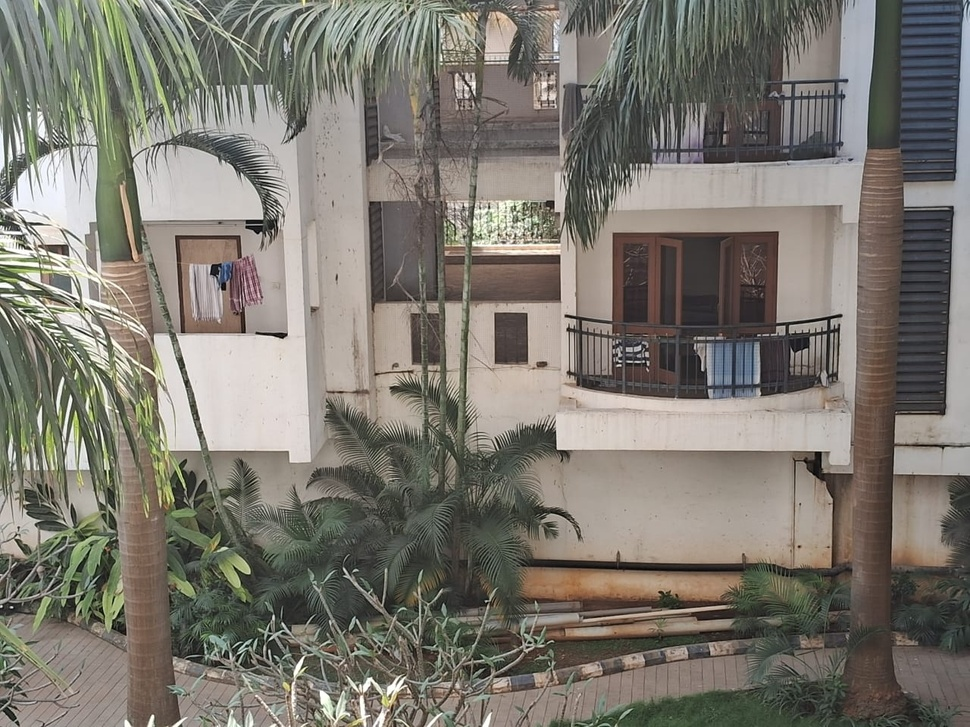
#> input picture input images/Limage1.jpg, 970 x 727 px, shrunk from 1280 x 960 before the run
$ python a1p2_panorama.py
#> lines starting #> are read from the running program, lines starting #| are printed output that depends on the picture
#> further down, image1 is the input picture: shape (727, 970, 3); mean B, G, R 111.3, 120.1, 123.9
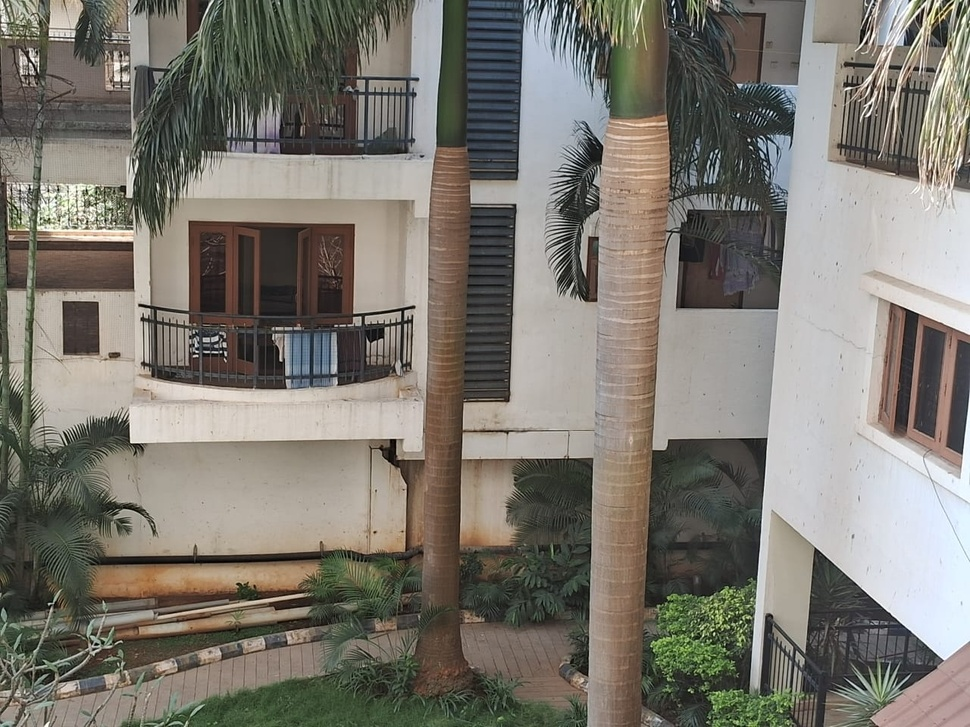
#> input picture input images/Rimage1.jpg, 970 x 727 px, shrunk from 1280 x 960 before the run
#> further down, image2 is the input picture: shape (727, 970, 3); mean B, G, R 111.8, 120.3, 124.2
'''
Panorama creation using SIFT detector in OpenCV. Script written by Abhishek Kumar Singh.
'''

import cv2
import numpy as np
import os

def extract_keypoints_and_descriptors(image):
    # Create SIFT detector object
    sift = cv2.SIFT_create()
    # Convert image to grayscale
    gray = cv2.cvtColor(image, cv2.COLOR_BGR2GRAY)
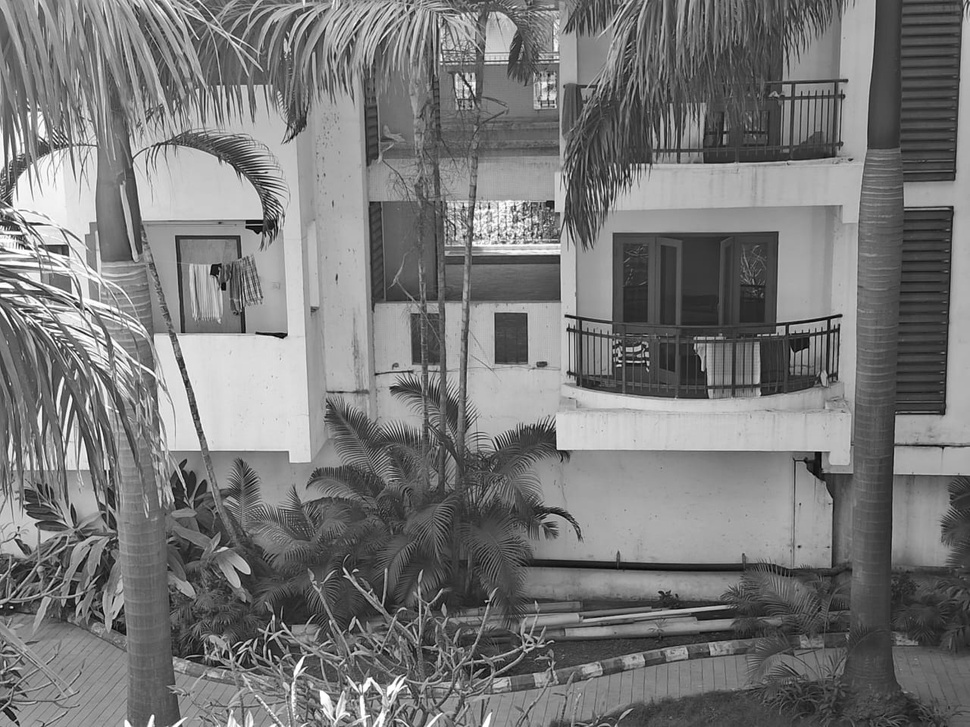
#> gray: shape (727, 970); min 0, max 255, mean 120.2
    # Detect keypoints and compute descriptors
    keypoints, descriptors = sift.detectAndCompute(gray, None)
#> keypoints = 4383 keypoints; strongest (x, y, size): (86, 309, 1.9), (59, 344, 1.9), (489, 207, 1.9), (282, 335, 5.3)
    # Draw keypoints on the image
    image_with_keypoints = cv2.drawKeypoints(image, keypoints, None, color=(0, 255, 0))
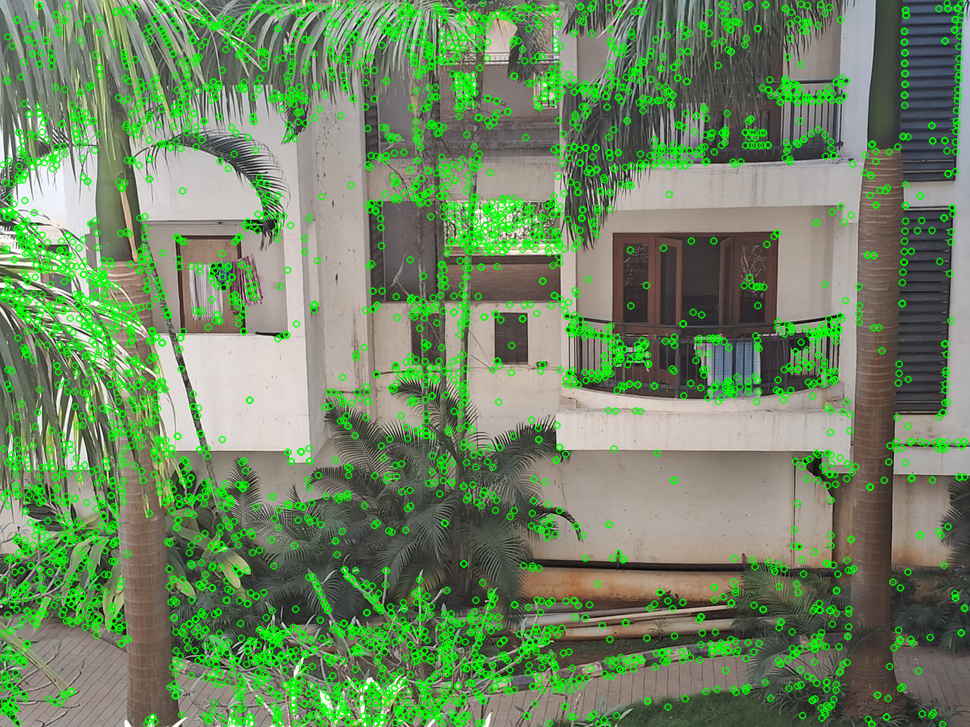
#> image_with_keypoints: shape (727, 970, 3); mean B, G, R 99.5, 135.4, 110.8
    return keypoints, descriptors, image_with_keypoints

def match_keypoints(descriptors1, descriptors2):
    # Create BFMatcher object with L2 norm and cross-check enabled
    matcher = cv2.BFMatcher(cv2.NORM_L2, crossCheck=True)
    # Match descriptors
    matches = matcher.match(descriptors1, descriptors2)
    # Sort matches based on distance (lower distance is better)
    matches = sorted(matches, key=lambda x: x.distance)
    return matches

def stitch_images(image1, image2):
    # Extract keypoints and descriptors from both images
    kp1, des1, img1_kp = extract_keypoints_and_descriptors(image1)
#> kp1 has the same summary as keypoints in extract_keypoints_and_descriptors
    kp2, des2, img2_kp = extract_keypoints_and_descriptors(image2)
#> in extract_keypoints_and_descriptors (call 2), `gray = cv2.cvtColor(image, cv2.COLOR_BGR2GRAY)`:
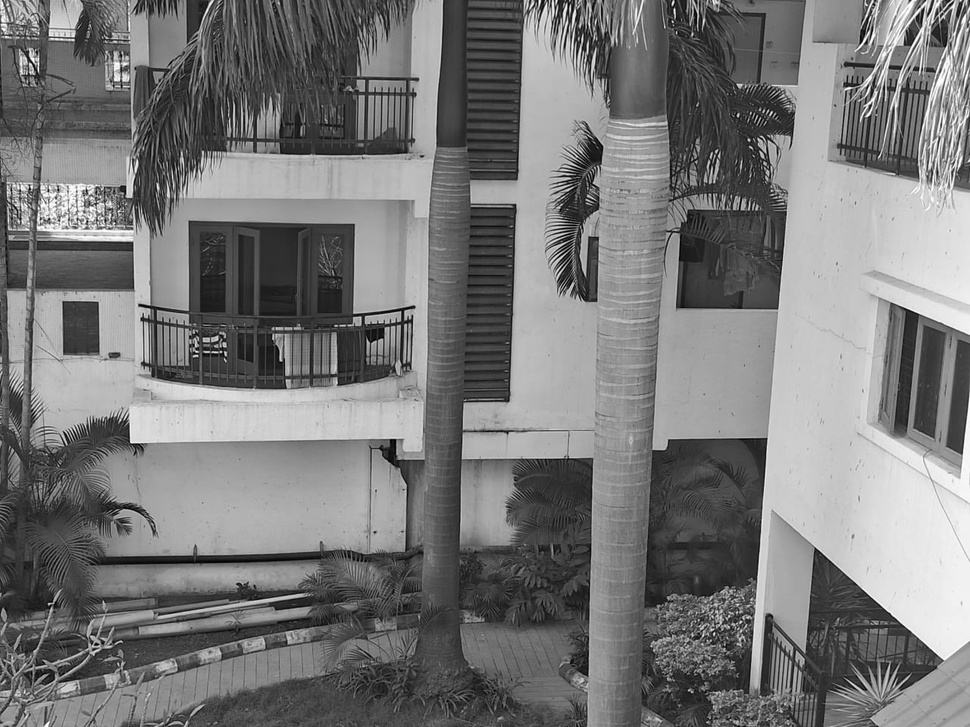
#> gray: shape (727, 970); min 0, max 255, mean 120.5
#> in extract_keypoints_and_descriptors (call 2), `keypoints, descriptors = sift.detectAndCompute(gray, None)`: keypoints = 3371 keypoints; strongest (x, y, size): (673, 3, 1.9), (749, 140, 1.9), (738, 115, 2), (870, 106, 2.1)
#> in extract_keypoints_and_descriptors (call 2), `image_with_keypoints = cv2.drawKeypoints(image, keypoints, None, color..`:
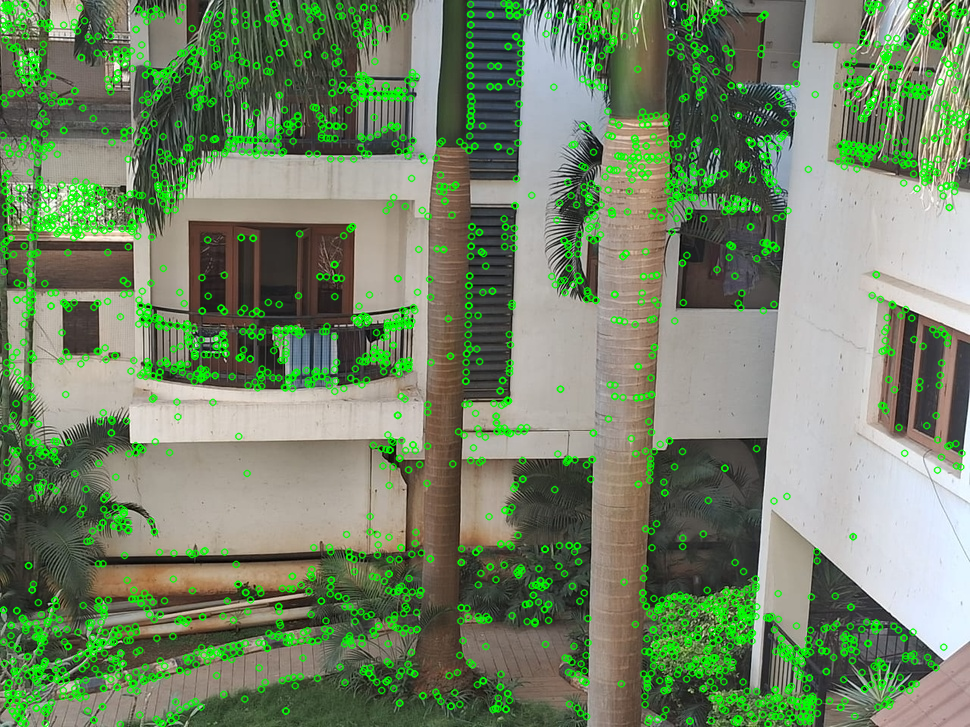
#> image_with_keypoints: shape (727, 970, 3); mean B, G, R 104.1, 133.2, 115.4
#> kp2 has the same summary as keypoints in extract_keypoints_and_descriptors

    # Match keypoints between the two images
    matches = match_keypoints(des1, des2)
#> in match_keypoints, `matches = matcher.match(descriptors1, descriptors2)`: matches = 1319 matches
#> matches = 1319 matches

    # Initialize arrays to hold matched keypoints
    points1 = np.zeros((len(matches), 2), dtype=np.float32)
#> points1 = 1319 pairs, first value 0 to 0, second value 0 to 0
    points2 = np.zeros((len(matches), 2), dtype=np.float32)
#> points2 has the same summary as points1

    # Extract location of good matches
    for i, match in enumerate(matches):
        points1[i, :] = kp1[match.queryIdx].pt
        points2[i, :] = kp2[match.trainIdx].pt
#> after the loop, points1 = 1319 pairs, first value 2.98 to 961.2, second value 2.43 to 724.2; points2 = 1319 pairs, first value 2.5 to 966.2, second value 2.53 to 723.9

    # Find homography matrix using RANSAC
    h, mask = cv2.findHomography(points2, points1, cv2.RANSAC)
#> h = [[0.798, 0.000372, 438.4], [-0.0742, 0.944, 29.21], [-0.000211, 1.66e-06, 1]]; mask = 1319 values, max 1 at index 0, min 0 at index 47, mean 0.475

    # Get dimensions of the first image
    height, width, channels = image1.shape
#> height = 727; width = 970; channels = 3
    # Warp the second image to align with the first image
    result = cv2.warpPerspective(image2, h, (width * 2, height))
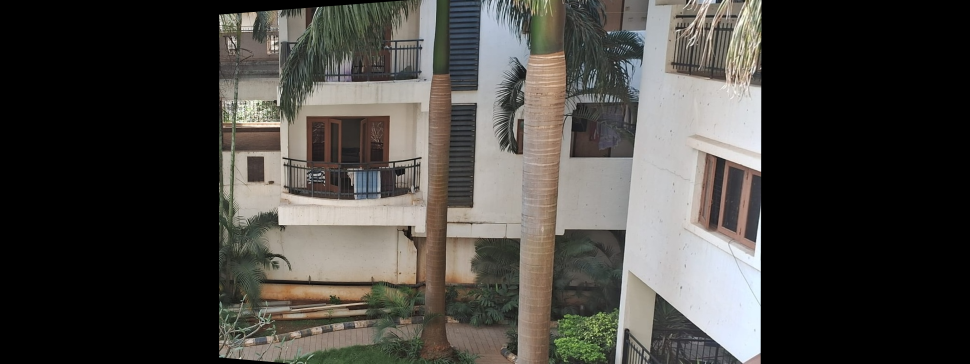
#> result: shape (727, 1940, 3) (shown at 1/2 size); mean B, G, R 64.6, 68.8, 71
    # Place the first image in the result
    result[0:height, 0:width] = image1
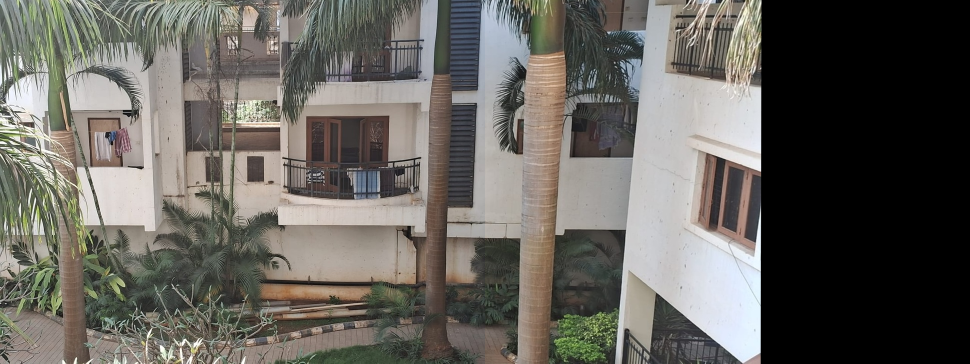
#> result: shape (727, 1940, 3) (shown at 1/2 size); mean B, G, R 93.4, 99.2, 101.8

    return result, img1_kp, img2_kp

if __name__ == "__main__":
    # Read input images
    image1 = cv2.imread('./input images/Limage1.jpg')
    image2 = cv2.imread('./input images/Rimage1.jpg')

    # Stitch the images together
    stitched_image, img1_kp, img2_kp = stitch_images(image1, image2)

    # Create output directory if it doesn't exist
    output_dir = "./output images/panorama"
    os.makedirs(output_dir, exist_ok=True)

    # Save the stitched image and images with keypoints
    cv2.imwrite(os.path.join(output_dir, 'stitched_image.jpg'), stitched_image)
    cv2.imwrite(os.path.join(output_dir, 'image1_keypoints.jpg'), img1_kp)
    cv2.imwrite(os.path.join(output_dir, 'image2_keypoints.jpg'), img2_kp)

    # Display images with keypoints and the stitched image

    cv2.namedWindow("Image 1 Keypoints", cv2.WINDOW_NORMAL)
    cv2.imshow("Image 1 Keypoints", img1_kp)
    cv2.waitKey(0)
    cv2.namedWindow("Image 2 Keypoints", cv2.WINDOW_NORMAL)
    cv2.imshow("Image 2 Keypoints", img2_kp)
    cv2.waitKey(0)
    cv2.namedWindow("Stitched Image", cv2.WINDOW_NORMAL)
    cv2.imshow("Stitched Image", stitched_image)
    cv2.waitKey(0)
    cv2.destroyAllWindows()
